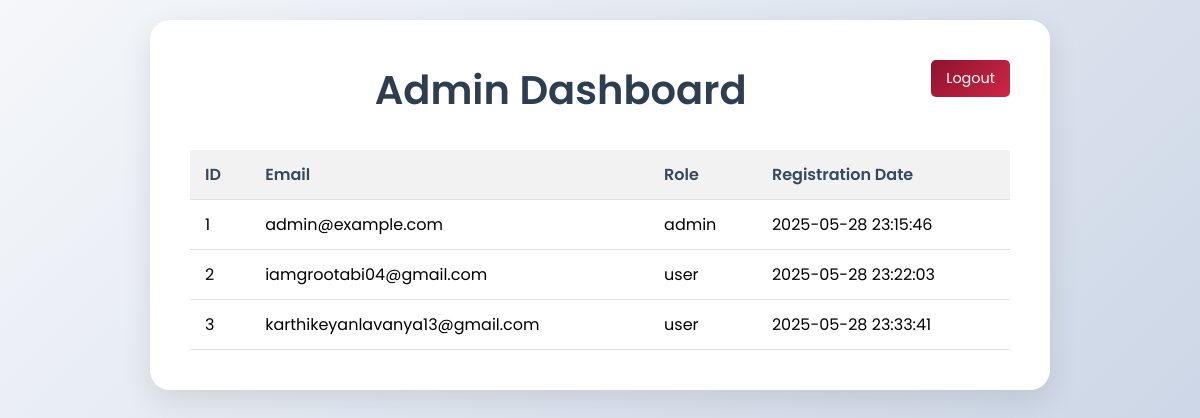
The page /admin (signed in) on the database its author committed.
### main.py (models this page shows, shortened)
class User(db.Model):
    id = db.Column(db.Integer, primary_key=True)
    email = db.Column(db.String(120), unique=True, nullable=False)
    password = db.Column(db.String(60), nullable=False)
    mobile_number = db.Column(db.String(15), unique=True, nullable=True)  # Added mobile number field
    role = db.Column(db.String(20), default='user', nullable=False) # 'user' or 'admin'
    registration_date = db.Column(db.DateTime, default=datetime.utcnow)

### main.py (the view)
@app.route('/admin')
@admin_required
def admin_dashboard():
    users = User.query.all() # Fetch all users from the database
    return render_template('admin.html', users=users)

### main.py (called while the page is built)
def admin_required(f):
    @wraps(f)
    def decorated_function(*args, **kwargs):
        if 'user_id' not in session:
            flash('Please log in to access this page.', 'error')
            return redirect(url_for('login'))
        user = User.query.get(session['user_id'])
        if not user or user.role != 'admin':
            flash('Admin access required', 'error')
            return redirect(url_for('index')) # Redirect to index or a permission denied page
        return f(*args, **kwargs)
    return decorated_function

### templates/admin.html (shortened to what this page needs)
<!DOCTYPE html>
<html lang="en">
<head>
</head>
<body>
    <div class="container">
        <a href="{{ url_for('logout') }}" class="logout-btn">Logout</a>
        <h1>Admin Dashboard</h1>
        {% if users %}
            <table>
                <thead>
                    <tr>
                        <th>ID</th>
                        <th>Email</th>
                        <th>Role</th>
                        <th>Registration Date</th>
                    </tr>
                </thead>
                <tbody>
                    {% for user in users %}
                        <tr>
                            <td>{{ user.id }}</td>
                            <td>{{ user.email }}</td>
                            <td>{{ user.role }}</td>
                            <td>{{ user.registration_date.strftime('%Y-%m-%d %H:%M:%S') if user.registration_date else 'N/A' }}</td>
                        </tr>
                    {% endfor %}
                </tbody>
            </table>
        {% else %}
            <p>No users found.</p>
        {% endif %}
    </div>
</body>
</html>

### templates/admin.html (style rules this page uses)
* { margin: 0; padding: 0; box-sizing: border-box; font-family: 'Poppins', sans-serif; }
body { background: linear-gradient(135deg, #f5f7fa 0%, #c3cfe2 100%); min-height: 100vh; padding: 20px; }
.container { background: white; border-radius: 20px; box-shadow: 0 10px 30px rgba(0, 0, 0, 0.1); padding: 40px; width: 100%; max-width: 900px; margin: 0 auto; }
h1 { color: #2c3e50; text-align: center; margin-bottom: 30px; font-size: 2.5rem; font-weight: 600; }
table { width: 100%; border-collapse: collapse; margin-top: 20px; }
th, td { padding: 12px 15px; text-align: left; border-bottom: 1px solid #e0e0e0; }
th { background-color: #f2f2f2; color: #34495e; font-weight: 600; }
.logout-btn { background: linear-gradient(135deg, #8F122F 0%, #CD2745 100%); color: white; text-decoration: none; padding: 8px 15px; border-radius: 5px; font-size: 0.9rem; transition: all 0.3s ease; float: right; }

### rows shown on the page
User: id "1", email "admin@example.com", role "admin", registration_date "2025-05-28 23:15:46"
User: id "2", email "iamgrootabi04@gmail.com", role "user", registration_date "2025-05-28 23:22:03"
User: id "3", email "karthikeyanlavanya13@gmail.com", role "user", registration_date "2025-05-28 23:33:41"
